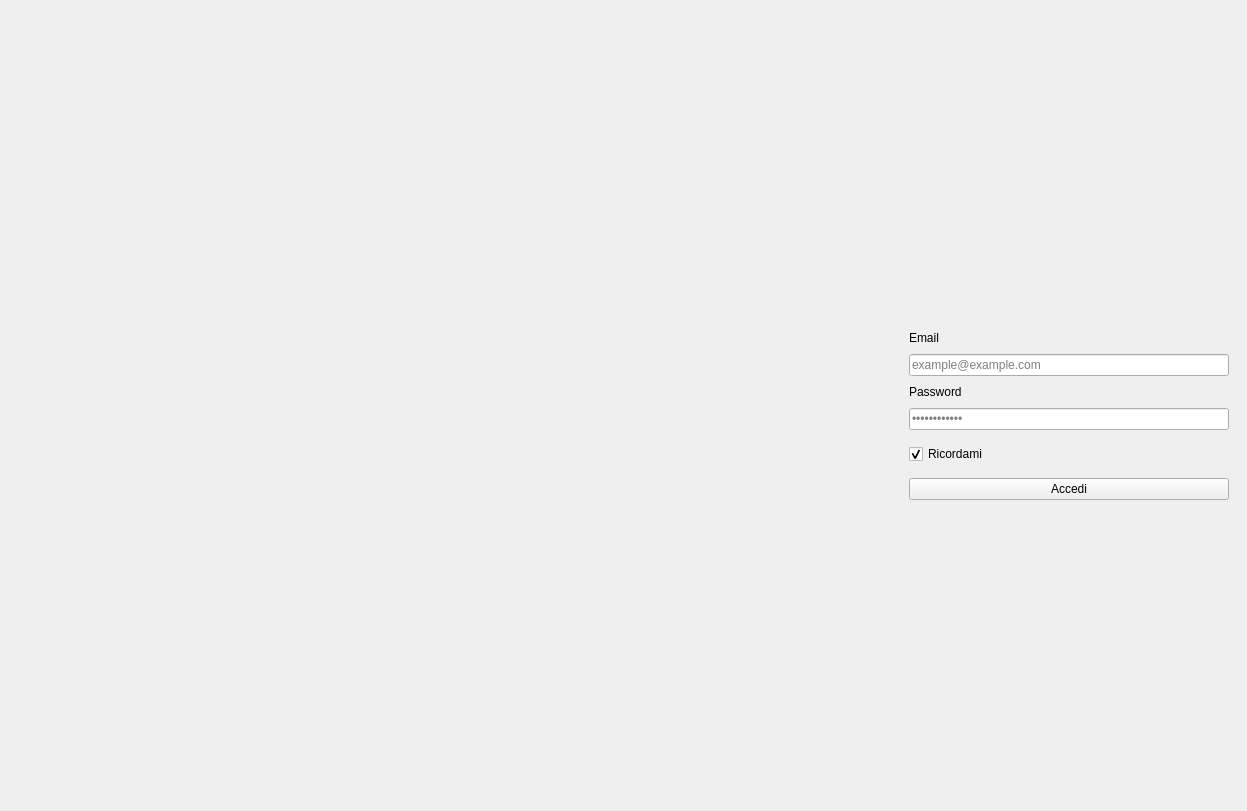
<?xml version="1.0" encoding="UTF-8"?>
<ui version="4.0">
 <class>MainWindow</class>
 <widget class="QMainWindow" name="MainWindow">
  <property name="geometry">
   <rect>
    <x>0</x>
    <y>0</y>
    <width>1247</width>
    <height>811</height>
   </rect>
  </property>
  <property name="windowTitle">
   <string>MainWindow</string>
  </property>
  <widget class="QWidget" name="centralwidget">
   <widget class="QLabel" name="side_img">
    <property name="geometry">
     <rect>
      <x>-1</x>
      <y>0</y>
      <width>890</width>
      <height>813</height>
     </rect>
    </property>
    <property name="text">
     <string/>
    </property>
    <property name="pixmap">
     <pixmap>../../../Gui/App/assets/Home screen.jpg</pixmap>
    </property>
    <property name="scaledContents">
     <bool>true</bool>
    </property>
   </widget>
   <widget class="QWidget" name="widget" native="true">
    <property name="geometry">
     <rect>
      <x>889</x>
      <y>0</y>
      <width>360</width>
      <height>813</height>
     </rect>
    </property>
    <property name="sizePolicy">
     <sizepolicy hsizetype="Preferred" vsizetype="Preferred">
      <horstretch>0</horstretch>
      <verstretch>0</verstretch>
     </sizepolicy>
    </property>
    <property name="minimumSize">
     <size>
      <width>360</width>
      <height>0</height>
     </size>
    </property>
    <property name="maximumSize">
     <size>
      <width>360</width>
      <height>16777215</height>
     </size>
    </property>
    <property name="styleSheet">
     <string notr="true">QLabel{
	font: 13px 'Microsoft YaHei'
}</string>
    </property>
    <layout class="QVBoxLayout" name="verticalLayout_2">
     <property name="spacing">
      <number>9</number>
     </property>
     <property name="leftMargin">
      <number>20</number>
     </property>
     <property name="topMargin">
      <number>20</number>
     </property>
     <property name="rightMargin">
      <number>20</number>
     </property>
     <property name="bottomMargin">
      <number>20</number>
     </property>
     <item>
      <spacer name="verticalSpacer">
       <property name="orientation">
        <enum>Qt::Vertical</enum>
       </property>
       <property name="sizeHint" stdset="0">
        <size>
         <width>20</width>
         <height>60</height>
        </size>
       </property>
      </spacer>
     </item>
     <item>
      <widget class="QLabel" name="label">
       <property name="text">
        <string/>
       </property>
       <property name="pixmap">
        <pixmap>:/images/background.jpg</pixmap>
       </property>
       <property name="scaledContents">
        <bool>true</bool>
       </property>
      </widget>
     </item>
     <item>
      <widget class="BodyLabel" name="label_5">
       <property name="text">
        <string>Email</string>
       </property>
      </widget>
     </item>
     <item>
      <widget class="LineEdit" name="lineEdit_3">
       <property name="placeholderText">
        <string>example@example.com</string>
       </property>
       <property name="clearButtonEnabled">
        <bool>true</bool>
       </property>
      </widget>
     </item>
     <item>
      <widget class="BodyLabel" name="label_6">
       <property name="text">
        <string>Password</string>
       </property>
      </widget>
     </item>
     <item>
      <widget class="LineEdit" name="lineEdit_4">
       <property name="echoMode">
        <enum>QLineEdit::Password</enum>
       </property>
       <property name="placeholderText">
        <string>••••••••••••</string>
       </property>
       <property name="clearButtonEnabled">
        <bool>true</bool>
       </property>
      </widget>
     </item>
     <item>
      <spacer name="verticalSpacer_5">
       <property name="orientation">
        <enum>Qt::Vertical</enum>
       </property>
       <property name="sizeType">
        <enum>QSizePolicy::Fixed</enum>
       </property>
       <property name="sizeHint" stdset="0">
        <size>
         <width>20</width>
         <height>5</height>
        </size>
       </property>
      </spacer>
     </item>
     <item>
      <widget class="CheckBox" name="checkBox">
       <property name="text">
        <string>Ricordami</string>
       </property>
       <property name="checked">
        <bool>true</bool>
       </property>
      </widget>
     </item>
     <item>
      <spacer name="verticalSpacer_4">
       <property name="orientation">
        <enum>Qt::Vertical</enum>
       </property>
       <property name="sizeType">
        <enum>QSizePolicy::Fixed</enum>
       </property>
       <property name="sizeHint" stdset="0">
        <size>
         <width>20</width>
         <height>5</height>
        </size>
       </property>
      </spacer>
     </item>
     <item>
      <widget class="QPushButton" name="login">
       <property name="text">
        <string>Accedi</string>
       </property>
      </widget>
     </item>
     <item>
      <spacer name="verticalSpacer_6">
       <property name="orientation">
        <enum>Qt::Vertical</enum>
       </property>
       <property name="sizeType">
        <enum>QSizePolicy::Fixed</enum>
       </property>
       <property name="sizeHint" stdset="0">
        <size>
         <width>20</width>
         <height>6</height>
        </size>
       </property>
      </spacer>
     </item>
     <item>
      <spacer name="verticalSpacer_2">
       <property name="orientation">
        <enum>Qt::Vertical</enum>
       </property>
       <property name="sizeHint" stdset="0">
        <size>
         <width>20</width>
         <height>60</height>
        </size>
       </property>
      </spacer>
     </item>
    </layout>
   </widget>
  </widget>
 </widget>
 <customwidgets>
  <customwidget>
   <class>LineEdit</class>
   <extends>QLineEdit</extends>
   <header>qfluentwidgets</header>
  </customwidget>
  <customwidget>
   <class>CheckBox</class>
   <extends>QCheckBox</extends>
   <header>qfluentwidgets</header>
  </customwidget>
  <customwidget>
   <class>BodyLabel</class>
   <extends>QLabel</extends>
   <header>qfluentwidgets</header>
  </customwidget>
 </customwidgets>
 <resources/>
 <connections/>
</ui>
